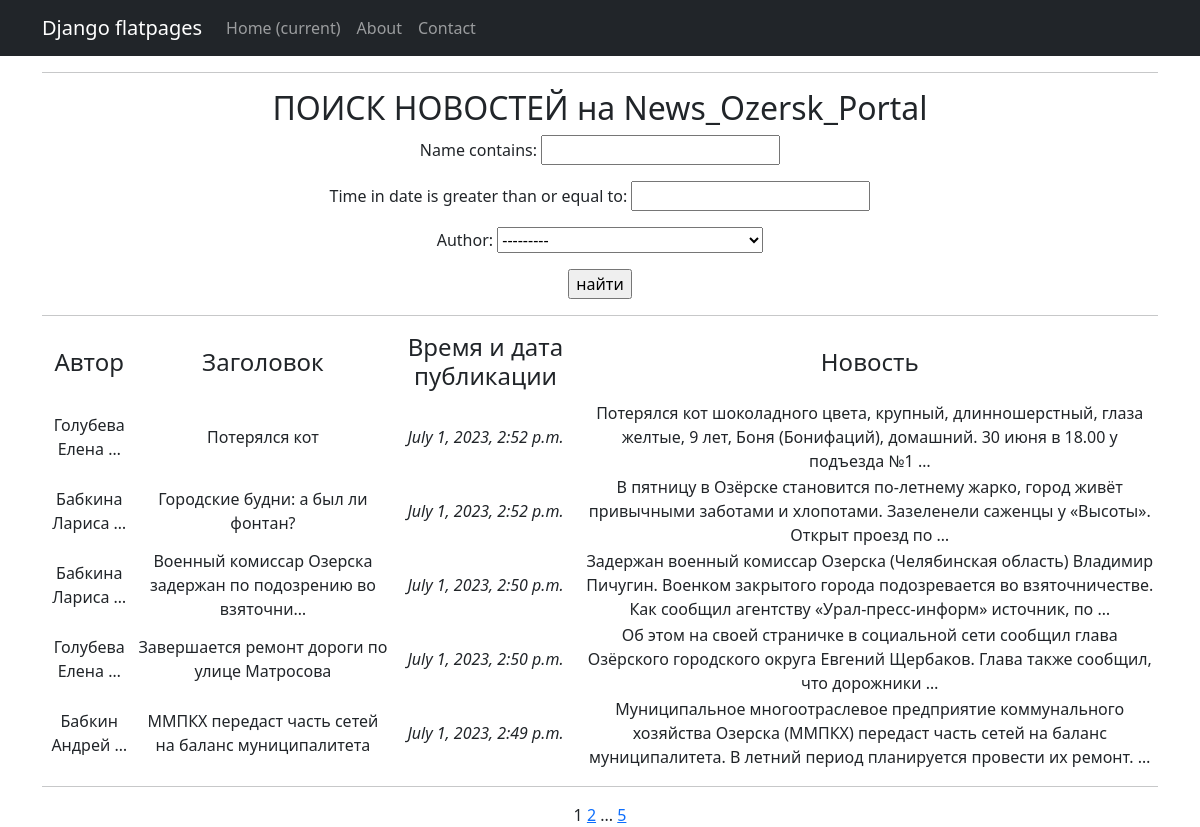
The app's page /news/search/ with its own data.
### News_from_Ozersk/models.py (models this page shows, shortened)
class New(models.Model):         # Новости для нашей витрины
    ARTICLE = 'AR'
    NEWS = 'NE'
    TYPE = [
        (ARTICLE, 'Статья'),
        (NEWS, 'Новость'),
    ]
    post_type = models.CharField(
        max_length=2,
        choices=TYPE,
        default=NEWS,
    )
    name = models.CharField(
        max_length=64,
        unique=True,              # названия новостей не должны повторяться
    )
    time_in = models.DateTimeField(auto_now_add=True)
    textPost = models.TextField()
    author = models.ForeignKey(Author1, on_delete=models.CASCADE)
    category = models.ForeignKey(Category, on_delete=models.CASCADE, related_name='news')

class Author1(models.Model):
    name = models.CharField(max_length=100)
    def __str__(self):
       return self.name.title()

### News_from_Ozersk/views.py (the view)
# urls.py: path('news/search/', NewsSearchList.as_view(), name='new_search'),
class NewsSearchList(ListView):
    model = New                      # Указываем модель, объекты которой мы будем выводить
    ordering = '-time_in'            # Поле, которое будет использоваться для сортировки объектов
    template_name = 'news_search.html'      # Указываем имя шаблона, в котором будут все инструкции о том,
    context_object_name = 'news_search'     # Это имя списка, в котором будут лежать все объекты.
    paginate_by = 5                  # вот так мы можем указать количество записей на странице
    def get_queryset(self):
        queryset = super().get_queryset()
        self.filterset = NewFilter(self.request.GET, queryset)
        return self.filterset.qs
    def get_context_data(self, **kwargs):
        context = super().get_context_data(**kwargs)
        context['time_now'] = datetime.utcnow()
        context['filterset'] = self.filterset
        return context

### News_from_Ozersk/templatetags/custom_filters.py (called while the page is built)
@register.filter()
def censor(value):
   stop_list = ['погода', 'бал', 'год']
   post_list = value.split()
   post_clean = []
   for clean in post_list:
      if clean in stop_list:
         clean = clean[0]+'*'*(len(clean)-1)
         post_clean.append(clean)
      else:
         post_clean.append(clean)
   return f'{" ".join(post_clean)}'

### News_from_Ozersk/templatetags/custom_tags.py (called while the page is built)
@register.simple_tag(takes_context=True)
def url_replace(context, **kwargs):
   d = context['request'].GET.copy()
   for k, v in kwargs.items():
       d[k] = v
   return d.urlencode()

### templates/news_search.html (shortened to what this page needs)
{% extends 'flatpages/default.html' %}
{% load custom_filters %}
{% load custom_tags %}
{% block content %}
    <hr>
    <h2>ПОИСК НОВОСТЕЙ на News_Ozersk_Portal</h2>
    <form action="" method="get">
       {{ filterset.form.as_p }}
       <input type="submit" value="найти" />
    </form>
   <hr>
   {% if news_search %}
       <table>
           <tr>
               <td><h4>Автор</h4></td>
               <td><h4>Заголовок</h4></td>
               <td><h4>Время и дата публикации</h4></td>
               <td><h4>Новость</h4></td>
           </tr>
           {% for new in news_search %}
           <tr>
               <td>{{ new.author|truncatewords:2 }}</td>
               <td>{{ new.name|censor|truncatechars:60 }}</td>
               <td><i>{{ new.time_in }}</i></td>
               <td>{{ new.textPost|censor|truncatewords:20 }}</td>
           </tr>
           {% endfor %}
       </table>
    <hr>
   {% else %}
       <h2>СЕГОДНЯ ХОРОШИЙ ДЕНЬ - НОВОСТЕЙ НЕТ!</h2>
   {% endif %}
   {{ page_obj.number }}
   {% if page_obj.has_next %}
       <a href="?{% url_replace page=page_obj.next_page_number %}">{{ page_obj.next_page_number }}</a>
       {% if paginator.num_pages != page_obj.next_page_number %}
           ...
           <a href="?{% url_replace page=page_obj.paginator.num_pages %}">{{ page_obj.paginator.num_pages }}</a>
       {% endif %}
   {% endif %}
{% endblock content %}

### records on screen
New: author "Голубева Елена …", name|censor "Потерялся кот", time_in "July 1, 2023, 2:52 p.m.", textPost|censor "Потерялся кот шоколадного цвета, крупный, длинношерстный, глаза желтые, 9 лет, Боня (Бонифаций), домашний. 30 июня в 18.00 у подъезда №1 …"
New: author "Бабкина Лариса …", name|censor "Городские будни: а был ли фонтан?", time_in "July 1, 2023, 2:52 p.m.", textPost|censor "В пятницу в Озёрске становится по-летнему жарко, город живёт привычными заботами и хлопотами. Зазеленели саженцы у «Высоты». Открыт проезд по …"
New: author "Бабкина Лариса …", name|censor "Военный комиссар Озерска задержан по подозрению во взяточни…", time_in "July 1, 2023, 2:50 p.m.", textPost|censor "Задержан военный комиссар Озерска (Челябинская область) Владимир Пичугин. Военком закрытого города подозревается во взяточничестве. Как сообщил агентству «Урал-пресс-информ» источник, по …"
New: author "Голубева Елена …", name|censor "Завершается ремонт дороги по улице Матросова", time_in "July 1, 2023, 2:50 p.m.", textPost|censor "Об этом на своей страничке в социальной сети сообщил глава Озёрского городского округа Евгений Щербаков. Глава также сообщил, что дорожники …"
New: author "Бабкин Андрей …", name|censor "ММПКХ передаст часть сетей на баланс муниципалитета", time_in "July 1, 2023, 2:49 p.m.", textPost|censor "Муниципальное многоотраслевое предприятие коммунального хозяйства Озерска (ММПКХ) передаст часть сетей на баланс муниципалитета. В летний период планируется провести их ремонт. …"

### other values on screen
{{ page_obj.number }} "1"
{{ page_obj.next_page_number }} "2"
{{ page_obj.paginator.num_pages }} "5"
